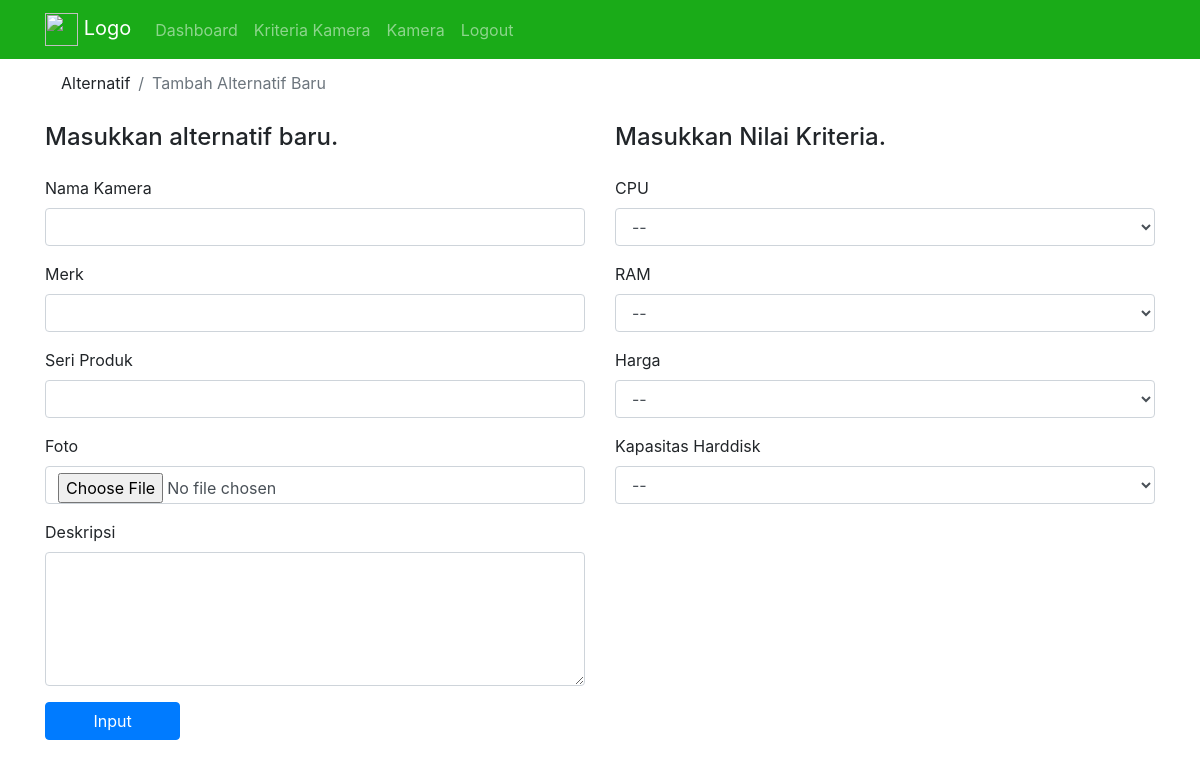
/admin/tambahkamera.php (signed in), run on the app's committed database.
### tables this page shows
CREATE TABLE IF NOT EXISTS `kriteria_kamera` (
  `id_kriteria` int(10) NOT NULL AUTO_INCREMENT,
  `nama_kriteria` varchar(255) NOT NULL,
  `nilai_1` varchar(255) NOT NULL,
  `nilai_2` varchar(255) NOT NULL,
  `nilai_3` varchar(255) NOT NULL,
  `nilai_4` varchar(255) NOT NULL,
  `nilai_5` varchar(255) NOT NULL,
  PRIMARY KEY (`id_kriteria`)
);

### admin/tambahkamera.php (the view, shortened to what this page needs)
<?php
include('../config/koneksi.php');
$getKriteria = mysqli_query($konek, "SELECT * FROM kriteria_kamera");
?>
<!doctype html>
<html lang="en">
  <head>
    <link rel="stylesheet" href="https://stackpath.bootstrapcdn.com/bootstrap/4.1.3/css/bootstrap.min.css">
    <link rel="stylesheet" href="https://cdnjs.cloudflare.com/ajax/libs/animate.css/3.7.2/animate.min.css">
  </head>
  <body>
   <?php include('navbar.php'); ?>
    <div class="container">
        <nav aria-label="breadcrumb" >
            <ol class="breadcrumb" style="background-color: unset;">
                <li class="breadcrumb-item" aria-current="page">Alternatif</li>
                <li class="breadcrumb-item active" aria-current="page">Tambah Alternatif Baru</li>
            </ol>
        </nav>
        <form action="proses/alternatif.php" method="post" enctype="multipart/form-data">
        <div class="row">
            <div class="col-6">
            <h4 class="pb-3">Masukkan alternatif baru.</h4>
                     <div class="form-group">
                        <label for="nama_alternatif">Nama Kamera</label>
                        <input type="text" name="nama_alternatif" class="form-control" id="nama_alternatif" Required>
                    </div>
                    <div class="form-group">
                        <label for="merk">Merk</label>
                        <input type="text" name="merk" class="form-control" id="merk" Required>
                    </div>
                    <div class="form-group">
                        <label for="seri">Seri Produk</label>
                        <input type="text" name="seri" class="form-control" id="seri" Required>
                    </div>
                    <div class="form-group">
                        <label for="gambar">Foto</label>
                        <input type="file" name="gambar" class="form-control" id="gambar" Required >
                    </div>
                    <div class="form-group">
                        <label for="merk">Deskripsi</label>
                        <textarea class="form-control" name="deskripsi" id="desc" rows="5" Required></textarea>
                    </div>
                    <div class="form-group">
                       <button class="btn btn-primary col-3">Input</button>
                    </div>
            </div>
            <div class="col-6">
            <h4 class="pb-3">Masukkan Nilai Kriteria.</h4>
                <?php
                    while($k = mysqli_fetch_row($getKriteria)) {
                ?>
                    <div class="form-group">
                        <label for="k_<?= $k[0] ?>"><?= $k[1] ?></label>
                        <select name="bobot[]" class="form-control" required>
                            <option value=""> --</option>
                        </select>
                    </div>
                <?php
                    }
                ?>
            </div>
        </div>
        </form>
    </div>
  </body>
</html>

### data on the page
kriteria_kamera: nama_kriteria "CPU"
kriteria_kamera: nama_kriteria "RAM"
kriteria_kamera: nama_kriteria "Harga"
kriteria_kamera: nama_kriteria "Kapasitas Harddisk"
